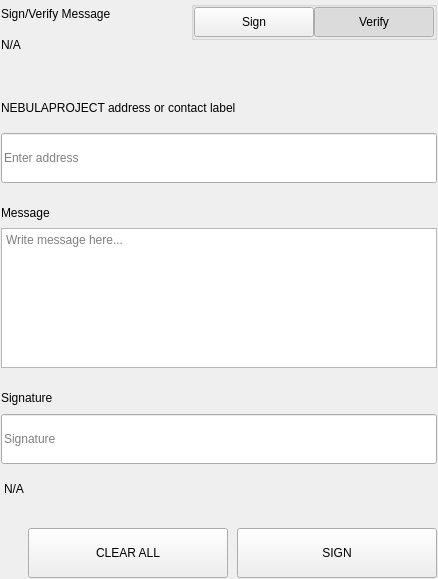
<?xml version="1.0" encoding="UTF-8"?>
<ui version="4.0">
 <class>SettingsSignMessageWidgets</class>
 <widget class="QWidget" name="SettingsSignMessageWidgets">
  <property name="geometry">
   <rect>
    <x>0</x>
    <y>0</y>
    <width>438</width>
    <height>579</height>
   </rect>
  </property>
  <property name="windowTitle">
   <string>Form</string>
  </property>
  <layout class="QVBoxLayout" name="verticalLayout">
   <property name="spacing">
    <number>0</number>
   </property>
   <property name="leftMargin">
    <number>0</number>
   </property>
   <property name="topMargin">
    <number>0</number>
   </property>
   <property name="rightMargin">
    <number>0</number>
   </property>
   <property name="bottomMargin">
    <number>0</number>
   </property>
   <item>
    <widget class="QWidget" name="left" native="true">
     <layout class="QVBoxLayout" name="verticalLayout_3">
      <property name="leftMargin">
       <number>0</number>
      </property>
      <property name="topMargin">
       <number>0</number>
      </property>
      <property name="rightMargin">
       <number>0</number>
      </property>
      <property name="bottomMargin">
       <number>0</number>
      </property>
      <item>
       <widget class="QWidget" name="container_sign" native="true">
        <layout class="QVBoxLayout" name="verticalLayout_2">
         <property name="spacing">
          <number>0</number>
         </property>
         <property name="leftMargin">
          <number>1</number>
         </property>
         <property name="topMargin">
          <number>1</number>
         </property>
         <property name="rightMargin">
          <number>1</number>
         </property>
         <property name="bottomMargin">
          <number>1</number>
         </property>
         <item>
          <layout class="QHBoxLayout" name="horizontalLayout_3" stretch="3,1">
           <property name="spacing">
            <number>40</number>
           </property>
           <item>
            <layout class="QVBoxLayout" name="verticalLayoutTitle">
             <property name="spacing">
              <number>5</number>
             </property>
             <item>
              <widget class="QLabel" name="labelTitle">
               <property name="text">
                <string>Sign/Verify Message</string>
               </property>
              </widget>
             </item>
             <item>
              <widget class="QLabel" name="labelSubtitle1">
               <property name="text">
                <string notr="true">N/A</string>
               </property>
               <property name="wordWrap">
                <bool>true</bool>
               </property>
              </widget>
             </item>
            </layout>
           </item>
           <item alignment="Qt::AlignRight|Qt::AlignTop">
            <widget class="QWidget" name="containerSwitch" native="true">
             <property name="styleSheet">
              <string notr="true">#containerSwitch{
	padding-top:9px;
}</string>
             </property>
             <layout class="QVBoxLayout" name="verticalLayout_6">
              <property name="spacing">
               <number>4</number>
              </property>
              <property name="leftMargin">
               <number>0</number>
              </property>
              <property name="topMargin">
               <number>0</number>
              </property>
              <property name="rightMargin">
               <number>0</number>
              </property>
              <property name="bottomMargin">
               <number>0</number>
              </property>
              <item alignment="Qt::AlignRight">
               <widget class="QGroupBox" name="groupBox">
                <property name="sizePolicy">
                 <sizepolicy hsizetype="Fixed" vsizetype="Preferred">
                  <horstretch>0</horstretch>
                  <verstretch>0</verstretch>
                 </sizepolicy>
                </property>
                <property name="title">
                 <string/>
                </property>
                <property name="alignment">
                 <set>Qt::AlignRight|Qt::AlignTop|Qt::AlignTrailing</set>
                </property>
                <layout class="QHBoxLayout" name="horizontalLayout_4">
                 <property name="spacing">
                  <number>0</number>
                 </property>
                 <property name="leftMargin">
                  <number>0</number>
                 </property>
                 <property name="topMargin">
                  <number>0</number>
                 </property>
                 <property name="rightMargin">
                  <number>0</number>
                 </property>
                 <property name="bottomMargin">
                  <number>0</number>
                 </property>
                 <item>
                  <widget class="QPushButton" name="pushSign">
                   <property name="minimumSize">
                    <size>
                     <width>120</width>
                     <height>30</height>
                    </size>
                   </property>
                   <property name="maximumSize">
                    <size>
                     <width>120</width>
                     <height>30</height>
                    </size>
                   </property>
                   <property name="focusPolicy">
                    <enum>Qt::NoFocus</enum>
                   </property>
                   <property name="text">
                    <string>Sign</string>
                   </property>
                   <property name="checkable">
                    <bool>true</bool>
                   </property>
                   <property name="autoExclusive">
                    <bool>true</bool>
                   </property>
                  </widget>
                 </item>
                 <item>
                  <widget class="QPushButton" name="pushVerify">
                   <property name="minimumSize">
                    <size>
                     <width>120</width>
                     <height>30</height>
                    </size>
                   </property>
                   <property name="maximumSize">
                    <size>
                     <width>120</width>
                     <height>30</height>
                    </size>
                   </property>
                   <property name="focusPolicy">
                    <enum>Qt::NoFocus</enum>
                   </property>
                   <property name="text">
                    <string>Verify</string>
                   </property>
                   <property name="checkable">
                    <bool>true</bool>
                   </property>
                   <property name="checked">
                    <bool>true</bool>
                   </property>
                   <property name="autoExclusive">
                    <bool>true</bool>
                   </property>
                  </widget>
                 </item>
                </layout>
               </widget>
              </item>
              <item alignment="Qt::AlignHCenter|Qt::AlignTop">
               <widget class="QLabel" name="labelSubtitleSwitch">
                <property name="text">
                 <string/>
                </property>
                <property name="alignment">
                 <set>Qt::AlignRight|Qt::AlignTrailing|Qt::AlignVCenter</set>
                </property>
               </widget>
              </item>
             </layout>
            </widget>
           </item>
          </layout>
         </item>
         <item>
          <spacer name="verticalSpacer_2">
           <property name="orientation">
            <enum>Qt::Vertical</enum>
           </property>
           <property name="sizeType">
            <enum>QSizePolicy::Fixed</enum>
           </property>
           <property name="sizeHint" stdset="0">
            <size>
             <width>20</width>
             <height>40</height>
            </size>
           </property>
          </spacer>
         </item>
         <item>
          <widget class="QWidget" name="containerAddress" native="true">
           <property name="sizePolicy">
            <sizepolicy hsizetype="Preferred" vsizetype="Fixed">
             <horstretch>0</horstretch>
             <verstretch>0</verstretch>
            </sizepolicy>
           </property>
           <layout class="QVBoxLayout" name="verticalLayout_5" stretch="0,0">
            <property name="spacing">
             <number>15</number>
            </property>
            <property name="leftMargin">
             <number>0</number>
            </property>
            <property name="topMargin">
             <number>0</number>
            </property>
            <property name="rightMargin">
             <number>0</number>
            </property>
            <property name="bottomMargin">
             <number>0</number>
            </property>
            <item>
             <widget class="QLabel" name="labelSubtitleAddress">
              <property name="minimumSize">
               <size>
                <width>0</width>
                <height>20</height>
               </size>
              </property>
              <property name="maximumSize">
               <size>
                <width>16777215</width>
                <height>20</height>
               </size>
              </property>
              <property name="text">
               <string>NEBULAPROJECT address or contact label</string>
              </property>
             </widget>
            </item>
            <item>
             <widget class="QLineEdit" name="addressIn_SM">
              <property name="minimumSize">
               <size>
                <width>0</width>
                <height>50</height>
               </size>
              </property>
              <property name="maximumSize">
               <size>
                <width>16777215</width>
                <height>50</height>
               </size>
              </property>
              <property name="placeholderText">
               <string>Enter address</string>
              </property>
             </widget>
            </item>
           </layout>
          </widget>
         </item>
         <item>
          <spacer name="verticalSpacer_3">
           <property name="orientation">
            <enum>Qt::Vertical</enum>
           </property>
           <property name="sizeType">
            <enum>QSizePolicy::Fixed</enum>
           </property>
           <property name="sizeHint" stdset="0">
            <size>
             <width>20</width>
             <height>20</height>
            </size>
           </property>
          </spacer>
         </item>
         <item>
          <layout class="QVBoxLayout" name="verticalLayout_9">
           <property name="spacing">
            <number>5</number>
           </property>
           <item>
            <widget class="QLabel" name="labelSubtitleMessage">
             <property name="minimumSize">
              <size>
               <width>0</width>
               <height>20</height>
              </size>
             </property>
             <property name="maximumSize">
              <size>
               <width>16777215</width>
               <height>20</height>
              </size>
             </property>
             <property name="text">
              <string>Message</string>
             </property>
            </widget>
           </item>
           <item>
            <widget class="QPlainTextEdit" name="messageIn_SM">
             <property name="minimumSize">
              <size>
               <width>0</width>
               <height>140</height>
              </size>
             </property>
             <property name="maximumSize">
              <size>
               <width>16777215</width>
               <height>140</height>
              </size>
             </property>
             <property name="placeholderText">
              <string>Write message here...</string>
             </property>
            </widget>
           </item>
          </layout>
         </item>
         <item>
          <spacer name="verticalSpacer_4">
           <property name="orientation">
            <enum>Qt::Vertical</enum>
           </property>
           <property name="sizeType">
            <enum>QSizePolicy::Fixed</enum>
           </property>
           <property name="sizeHint" stdset="0">
            <size>
             <width>20</width>
             <height>20</height>
            </size>
           </property>
          </spacer>
         </item>
         <item>
          <widget class="QWidget" name="widget" native="true">
           <property name="minimumSize">
            <size>
             <width>0</width>
             <height>75</height>
            </size>
           </property>
           <property name="maximumSize">
            <size>
             <width>16777215</width>
             <height>16777215</height>
            </size>
           </property>
           <layout class="QVBoxLayout" name="verticalLayout_4">
            <property name="leftMargin">
             <number>0</number>
            </property>
            <property name="topMargin">
             <number>0</number>
            </property>
            <property name="rightMargin">
             <number>0</number>
            </property>
            <property name="bottomMargin">
             <number>0</number>
            </property>
            <item>
             <widget class="QLabel" name="labelSubtitleSignature">
              <property name="minimumSize">
               <size>
                <width>0</width>
                <height>20</height>
               </size>
              </property>
              <property name="maximumSize">
               <size>
                <width>16777215</width>
                <height>20</height>
               </size>
              </property>
              <property name="text">
               <string>Signature</string>
              </property>
             </widget>
            </item>
            <item>
             <widget class="QLineEdit" name="signatureOut_SM">
              <property name="minimumSize">
               <size>
                <width>0</width>
                <height>50</height>
               </size>
              </property>
              <property name="placeholderText">
               <string>Signature</string>
              </property>
             </widget>
            </item>
           </layout>
          </widget>
         </item>
         <item>
          <widget class="QLabel" name="statusLabel_SM">
           <property name="styleSheet">
            <string notr="true">padding-top:5px;</string>
           </property>
           <property name="text">
            <string notr="true">N/A</string>
           </property>
          </widget>
         </item>
         <item>
          <spacer name="verticalSpacer">
           <property name="orientation">
            <enum>Qt::Vertical</enum>
           </property>
           <property name="sizeType">
            <enum>QSizePolicy::Fixed</enum>
           </property>
           <property name="sizeHint" stdset="0">
            <size>
             <width>20</width>
             <height>20</height>
            </size>
           </property>
          </spacer>
         </item>
         <item>
          <layout class="QHBoxLayout" name="horizontalLayout_7">
           <property name="spacing">
            <number>9</number>
           </property>
           <item>
            <spacer name="horizontalSpacer_5">
             <property name="orientation">
              <enum>Qt::Horizontal</enum>
             </property>
             <property name="sizeType">
              <enum>QSizePolicy::Expanding</enum>
             </property>
             <property name="sizeHint" stdset="0">
              <size>
               <width>40</width>
               <height>20</height>
              </size>
             </property>
            </spacer>
           </item>
           <item>
            <widget class="QPushButton" name="pushButtonClear">
             <property name="minimumSize">
              <size>
               <width>200</width>
               <height>50</height>
              </size>
             </property>
             <property name="focusPolicy">
              <enum>Qt::NoFocus</enum>
             </property>
             <property name="text">
              <string>CLEAR ALL</string>
             </property>
            </widget>
           </item>
           <item>
            <widget class="QPushButton" name="pushButtonSave">
             <property name="minimumSize">
              <size>
               <width>200</width>
               <height>50</height>
              </size>
             </property>
             <property name="maximumSize">
              <size>
               <width>200</width>
               <height>50</height>
              </size>
             </property>
             <property name="focusPolicy">
              <enum>Qt::NoFocus</enum>
             </property>
             <property name="text">
              <string>SIGN</string>
             </property>
            </widget>
           </item>
          </layout>
         </item>
        </layout>
       </widget>
      </item>
     </layout>
    </widget>
   </item>
  </layout>
 </widget>
 <resources/>
 <connections/>
</ui>
